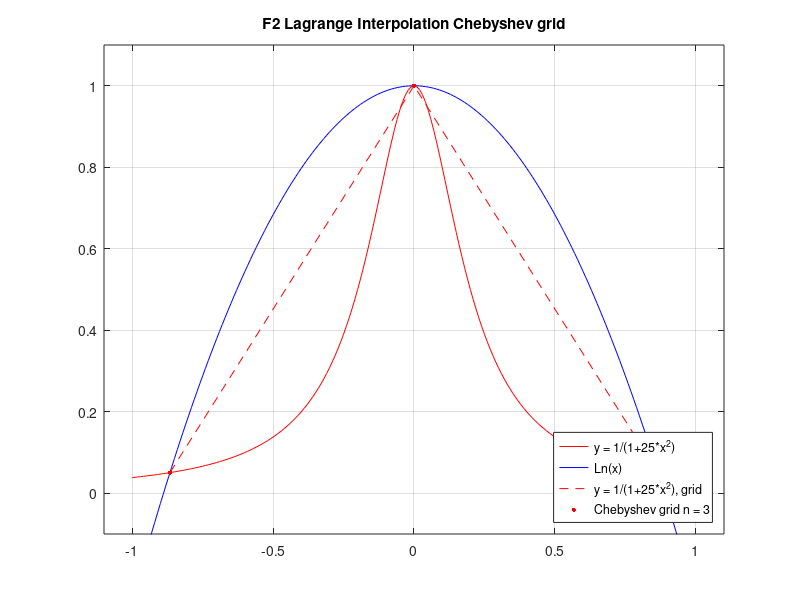
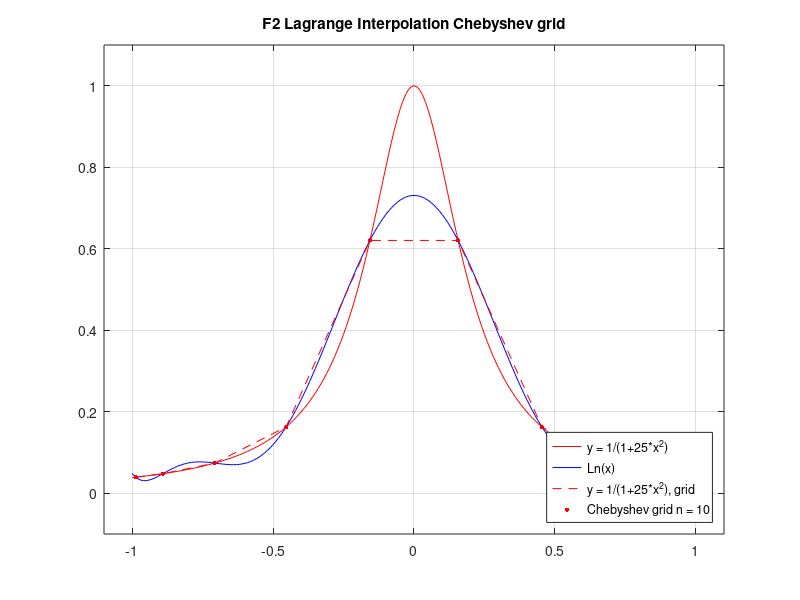
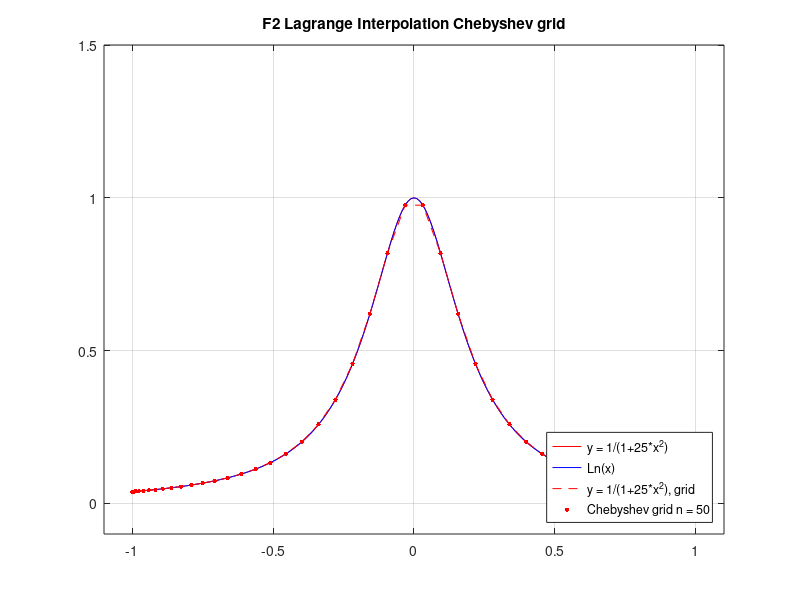

The MATLAB script that drew these images, in order:
% Интерполяция Лагранжем F2 Чебышевская сетка (n = 3)
dot_x=[-0.866025  6.12323e-17  0.866025];
dot_y=[0.0506329  1  0.0506329];

x = [-1:0.01:1];
y = 1./(1+25.*x.^2);
plot(x,y,'r');
hold on

x=[-1:0.01:1];
y=[-0.265823  -0.240633  -0.215696  -0.191013  -0.166582  -0.142405  -0.118481  -0.0948101  -0.0713924  -0.0482278  -0.0253165  -0.00265823  0.0197468  0.0418987  0.0637975  0.085443  0.106835  0.127975  0.148861  0.169494  0.189873  0.21  0.229873  0.249494  0.268861  0.287975  0.306835  0.325443  0.343797  0.361899  0.379747  0.397342  0.414684  0.431772  0.448608  0.46519  0.481519  0.497595  0.513418  0.528987  0.544304  0.559367  0.574177  0.588734  0.603038  0.617089  0.630886  0.64443  0.657722  0.670759  0.683544  0.696076  0.708354  0.72038  0.732152  0.743671  0.754937  0.765949  0.776709  0.787215  0.797468  0.807468  0.817215  0.826709  0.835949  0.844937  0.853671  0.862152  0.87038  0.878354  0.886076  0.893544  0.900759  0.907722  0.91443  0.920886  0.927089  0.933038  0.938734  0.944177  0.949367  0.954304  0.958987  0.963418  0.967595  0.971519  0.97519  0.978608  0.981772  0.984684  0.987342  0.989747  0.991899  0.993797  0.995443  0.996835  0.997975  0.998861  0.999494  0.999873  1  0.999873  0.999494  0.998861  0.997975  0.996835  0.995443  0.993797  0.991899  0.989747  0.987342  0.984684  0.981772  0.978608  0.97519  0.971519  0.967595  0.963418  0.958987  0.954304  0.949367  0.944177  0.938734  0.933038  0.927089  0.920886  0.91443  0.907722  0.900759  0.893544  0.886076  0.878354  0.87038  0.862152  0.853671  0.844937  0.835949  0.826709  0.817215  0.807468  0.797468  0.787215  0.776709  0.765949  0.754937  0.743671  0.732152  0.72038  0.708354  0.696076  0.683544  0.670759  0.657722  0.64443  0.630886  0.617089  0.603038  0.588734  0.574177  0.559367  0.544304  0.528987  0.513418  0.497595  0.481519  0.46519  0.448608  0.431772  0.414684  0.397342  0.379747  0.361899  0.343797  0.325443  0.306835  0.287975  0.268861  0.249494  0.229873  0.21  0.189873  0.169494  0.148861  0.127975  0.106835  0.085443  0.0637975  0.0418987  0.0197468  -0.00265823  -0.0253165  -0.0482278  -0.0713924  -0.0948101  -0.118481  -0.142405  -0.166582  -0.191013  -0.215696  -0.240633  -0.265823];
plot(x,y,'b');

plot(dot_x,dot_y,'r--');

for i = 1:3
    plot(dot_x(i), dot_y(i), 'r.','MarkerSize', 10);
end


title('F2 Lagrange Interpolation Chebyshev grid');
legend({'y = 1/(1+25*x^2)', 'Ln(x)', 'y = 1/(1+25*x^2), grid', 'Chebyshev grid n = 3'}, 'Location', 'southeast');

xlim ([-1.1 1.1]);
ylim ([-0.1 1.1]);

grid on;
hold off

% Интерполяция Лагранжем F2 Чебышевская сетка (n = 10)
figure;
dot_x = [-0.987688  -0.891007  -0.707107  -0.45399  -0.156434  0.156434  0.45399  0.707107  0.891007  0.987688];
dot_y = [0.0393884  0.0479678  0.0740741  0.162531  0.620427  0.620427  0.162531  0.0740741  0.0479678  0.0393884];

x = [-1:0.01:1];
y = 1./(1+25.*x.^2);
plot(x,y,'r');
hold on

x=[-1:0.01:1];
y=[0.0488146  0.0408455  0.0354723  0.0322848  0.0309125  0.0310229  0.0323186  0.0345352  0.0374391  0.0408254  0.0445159  0.0483574  0.0522194  0.0559929  0.0595881  0.0629336  0.065974  0.068669  0.070992  0.0729286  0.0744754  0.0756388  0.0764339  0.0768835  0.0770171  0.0768699  0.0764818  0.0758968  0.0751619  0.074327  0.0734434  0.0725637  0.0717411  0.0710287  0.0704794  0.0701448  0.0700755  0.0703201  0.0709253  0.0719353  0.0733918  0.0753334  0.0777958  0.0808112  0.0844084  0.0886128  0.093446  0.0989259  0.105066  0.111878  0.119367  0.127536  0.136384  0.145906  0.156093  0.166934  0.178412  0.190509  0.203203  0.216467  0.230274  0.244593  0.259389  0.274626  0.290266  0.306267  0.322587  0.339182  0.356005  0.373009  0.390146  0.407365  0.424616  0.441849  0.459012  0.476055  0.492925  0.509571  0.525943  0.541991  0.557665  0.572918  0.587702  0.601971  0.615682  0.628791  0.641257  0.653042  0.664109  0.674424  0.683953  0.692668  0.70054  0.707546  0.713663  0.718871  0.723155  0.726501  0.728899  0.730341  0.730822  0.730341  0.728899  0.726501  0.723155  0.718871  0.713663  0.707546  0.70054  0.692668  0.683953  0.674424  0.664109  0.653042  0.641257  0.628791  0.615682  0.601971  0.587702  0.572918  0.557665  0.541991  0.525943  0.509571  0.492925  0.476055  0.459012  0.441849  0.424616  0.407365  0.390146  0.373009  0.356005  0.339182  0.322587  0.306267  0.290266  0.274626  0.259389  0.244593  0.230274  0.216467  0.203203  0.190509  0.178412  0.166934  0.156093  0.145906  0.136384  0.127536  0.119367  0.111878  0.105066  0.0989259  0.093446  0.0886128  0.0844084  0.0808112  0.0777958  0.0753334  0.0733918  0.0719353  0.0709253  0.0703201  0.0700755  0.0701448  0.0704794  0.0710287  0.0717411  0.0725637  0.0734434  0.074327  0.0751619  0.0758968  0.0764818  0.0768699  0.0770171  0.0768835  0.0764339  0.0756388  0.0744754  0.0729286  0.070992  0.068669  0.065974  0.0629336  0.0595881  0.0559929  0.0522194  0.0483574  0.0445159  0.0408254  0.0374391  0.0345352  0.0323186  0.0310229  0.0309125  0.0322848  0.0354723  0.0408455  0.0488146];
plot(x,y,'b');

plot(dot_x,dot_y,'r--');

for i = 1:10
    plot(dot_x(i), dot_y(i), 'r.','MarkerSize', 10);
end

title('F2 Lagrange Interpolation Chebyshev grid');
legend({'y = 1/(1+25*x^2)', 'Ln(x)', 'y = 1/(1+25*x^2), grid', 'Chebyshev grid n = 10'}, 'Location', 'southeast');

xlim ([-1.1 1.1]);
ylim ([-0.1 1.1]);

grid on;
hold off

% Интерполяция Лагранжем F2 Чебышевская сетка (n = 50)
figure;
dot_x=[-0.999507  -0.995562  -0.987688  -0.975917  -0.960294  -0.940881  -0.917755  -0.891007  -0.860742  -0.827081  -0.790155  -0.750111  -0.707107  -0.661312  -0.612907  -0.562083  -0.509041  -0.45399  -0.397148  -0.338738  -0.278991  -0.218143  -0.156434  -0.0941083  -0.0314108  0.0314108  0.0941083  0.156434  0.218143  0.278991  0.338738  0.397148  0.45399  0.509041  0.562083  0.612907  0.661312  0.707107  0.750111  0.790155  0.827081  0.860742  0.891007  0.917755  0.940881  0.960294  0.975917  0.987688  0.995562  0.999507];
dot_y=[0.0384981  0.0387919  0.0393884  0.0403058  0.041573  0.0432312  0.0453374  0.0479678  0.0512245  0.0552439  0.0602097  0.0663717  0.0740741  0.0837989  0.0962336  0.112379  0.133724  0.162531  0.2023  0.258492  0.339455  0.456692  0.620427  0.818726  0.975928  0.975928  0.818726  0.620427  0.456692  0.339455  0.258492  0.2023  0.162531  0.133724  0.112379  0.0962336  0.0837989  0.0740741  0.0663717  0.0602097  0.0552439  0.0512245  0.0479678  0.0453374  0.0432312  0.041573  0.0403058  0.0393884  0.0387919  0.0384981];

x = [-1:0.01:1];
y = 1./(1+25.*x.^2);
plot(x,y,'r');
hold on

x=[-1:0.01:1];
y=[0.0384653  0.0392145  0.0399808  0.0407827  0.0415971  0.0424363  0.0433093  0.0442081  0.0451276  0.046074  0.047055  0.0480717  0.0491203  0.0501984  0.051308  0.0524546  0.0536433  0.0548758  0.0561514  0.0574686  0.0588277  0.0602318  0.0616859  0.063195  0.0647625  0.0663901  0.0680781  0.069827  0.0716388  0.0735173  0.0754682  0.0774974  0.0796105  0.081812  0.084105  0.0864922  0.0889765  0.091562  0.0942547  0.0970621  0.099993  0.103056  0.106261  0.109614  0.113124  0.116796  0.120639  0.124661  0.128873  0.13329  0.137924  0.142794  0.147915  0.153304  0.158977  0.164952  0.171245  0.177874  0.18486  0.192227  0.200003  0.208217  0.216903  0.226095  0.235828  0.24614  0.257068  0.268648  0.280922  0.29393  0.307719  0.322338  0.33784  0.35428  0.371717  0.390206  0.4098  0.430547  0.452485  0.475643  0.500039  0.525675  0.552536  0.580587  0.609767  0.63998  0.671093  0.702921  0.735225  0.767701  0.799977  0.831617  0.862123  0.890949  0.917519  0.94125  0.961577  0.977988  0.990047  0.997421  0.999903  0.997421  0.990047  0.977988  0.961577  0.94125  0.917519  0.890949  0.862123  0.831617  0.799977  0.767701  0.735225  0.702921  0.671093  0.63998  0.609767  0.580587  0.552536  0.525675  0.500039  0.475643  0.452485  0.430547  0.4098  0.390206  0.371717  0.35428  0.33784  0.322338  0.307719  0.29393  0.280922  0.268648  0.257068  0.24614  0.235828  0.226095  0.216903  0.208217  0.200003  0.192227  0.18486  0.177874  0.171245  0.164952  0.158977  0.153304  0.147915  0.142794  0.137924  0.13329  0.128873  0.124661  0.120639  0.116796  0.113124  0.109614  0.106261  0.103056  0.099993  0.0970621  0.0942547  0.091562  0.0889765  0.0864922  0.084105  0.081812  0.0796105  0.0774974  0.0754682  0.0735173  0.0716388  0.069827  0.0680781  0.0663901  0.0647625  0.063195  0.0616859  0.0602318  0.0588277  0.0574686  0.0561514  0.0548758  0.0536433  0.0524546  0.051308  0.0501984  0.0491203  0.0480717  0.047055  0.046074  0.0451276  0.0442081  0.0433093  0.0424363  0.0415971  0.0407827  0.0399808  0.0392145  0.0384653];
plot(x,y,'b');

plot(dot_x,dot_y,'r--');

for i = 1:50
    plot(dot_x(i), dot_y(i), 'r.','MarkerSize', 10);
end

title('F2 Lagrange Interpolation Chebyshev grid');
legend({'y = 1/(1+25*x^2)', 'Ln(x)', 'y = 1/(1+25*x^2), grid', 'Chebyshev grid n = 50'}, 'Location', 'southeast');

xlim ([-1.1 1.1]);
ylim ([-0.1 1.5]);

grid on;
hold off
